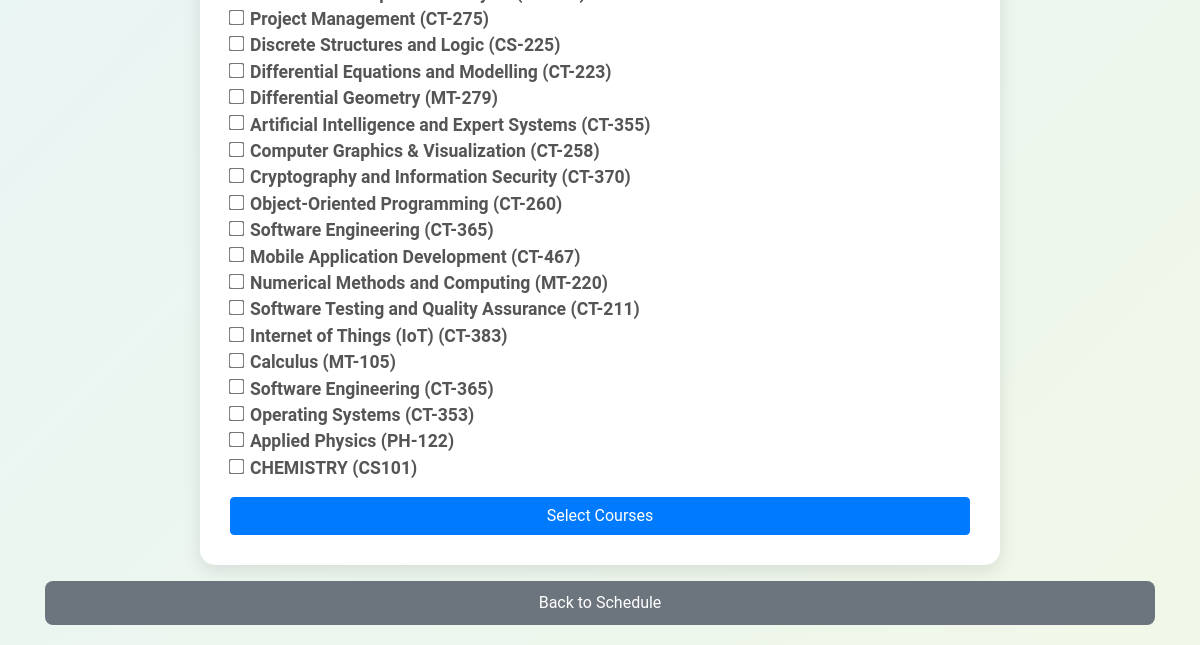
Page /select_courses (lower part) on the earlier database version.
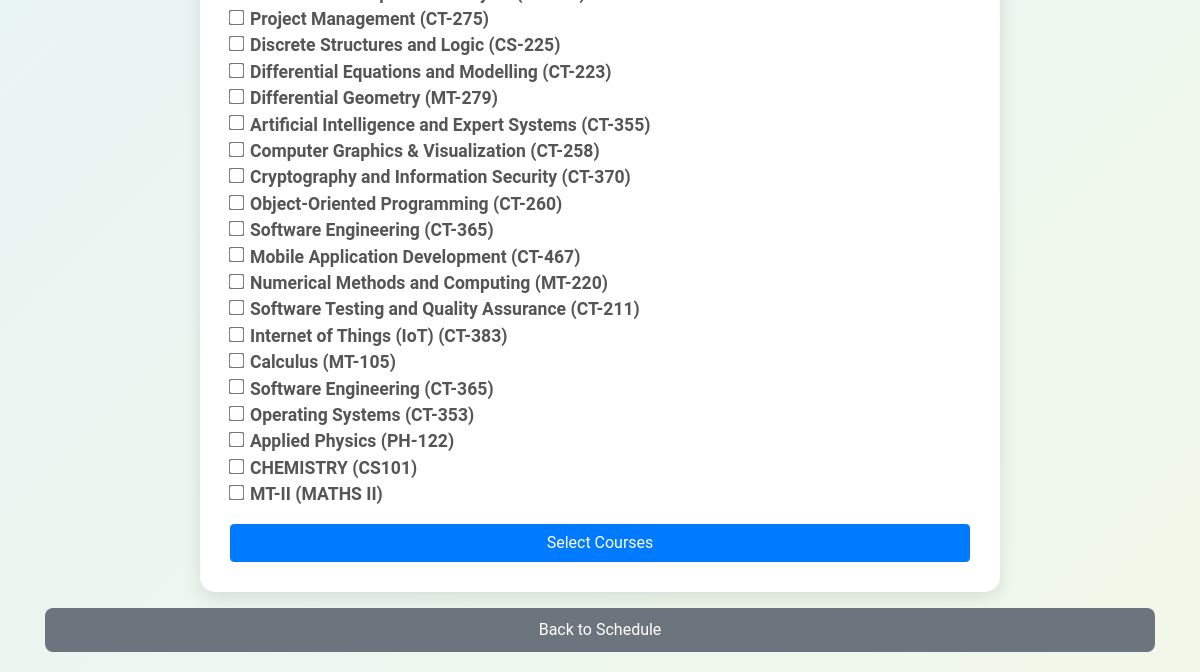
Same page on the later database version.
### tables this page shows
CREATE TABLE course_schedule (
        id INTEGER PRIMARY KEY AUTOINCREMENT,
        teacher_name TEXT NOT NULL,
        course_code TEXT NOT NULL,
        course_title TEXT NOT NULL,
        day_of_week TEXT NOT NULL,
        class_start_time TIME NOT NULL,
        class_end_time TIME NOT NULL,
        room INTEGER NOT NULL
    );

### app.py (the view, shortened to what this page needs)
@app.route('/select_courses', methods=['GET', 'POST'])
def select_courses():
    try:
        with get_db_connection() as conn:
            if conn:
                cursor = conn.cursor()
                cursor.execute("SELECT * FROM course_schedule")
                courses = cursor.fetchall()
            else:
                raise sqlite3.Error("Failed to connect to the database")
        return render_template('select_courses.html', courses=courses, selected_courses=[])
    except sqlite3.Error as e:
        flash(f"Error fetching courses: {e}", "danger")
        return render_template('select_courses.html', courses=[])

### app.py (called while the page is built)
def get_db_connection():
    try:
        conn = sqlite3.connect('university_schedule.db')  # Connect to the database file
        conn.row_factory = sqlite3.Row  # Allows rows to behave like dictionaries
        return conn
    except sqlite3.Error as e:
        print(f"Database connection error: {e}")
        flash(f"Database error: {e}", "danger")
        return None

### templates/select_courses.html (shortened to what this page needs)
<!DOCTYPE html>
<html lang="en">
<head>
    <link rel="stylesheet" href="https://stackpath.bootstrapcdn.com/bootstrap/4.5.2/css/bootstrap.min.css">
</head>
<body>
    <div class="container">
        <form method="POST">
            <div class="form-group">
                <label>Select up to 6 courses:</label><br>
                {% for course in courses %}
                    <div class="form-check">
                        <input class="form-check-input" type="checkbox" name="courses" value="{{ course.id }}"
                               {% if course.id in selected_courses %} checked {% endif %}>
                        <label class="form-check-label">
                            {{ course.course_title }} ({{ course.course_code }})
                        </label>
                    </div>
                {% endfor %}
            </div>
            <button type="submit" class="btn btn-primary">Select Courses</button>
        </form>
        <a href="{{ url_for('index') }}" class="btn btn-secondary mt-3">Back to Schedule</a>
    </div>
</body>
</html>

Differences in the rows shown:
added course_schedule: course_title "MT-II", course_code "MATHS II"
